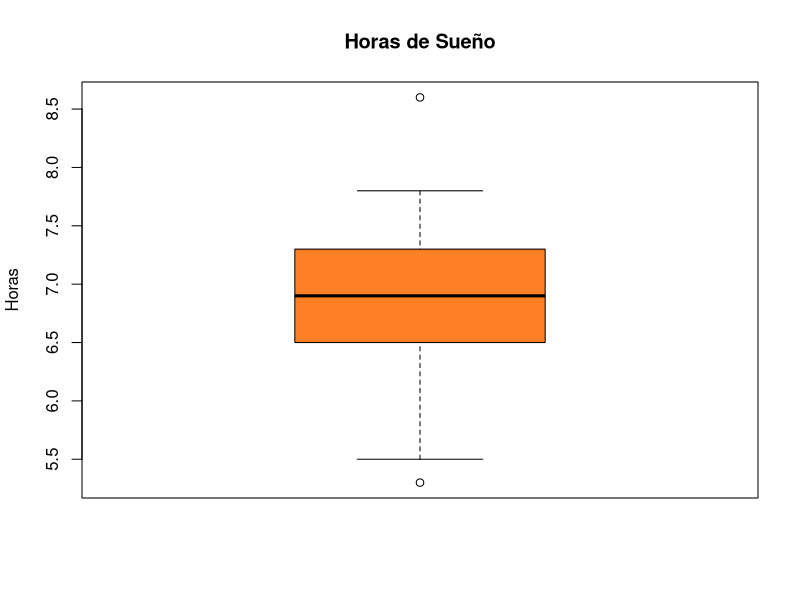

Here is the R script that generated this plot:
#Laboratorio 2. Intervalos de Confianza
#Estudiantes:
# José Barrera  15-10123
# Carlos Sivira 15-11377

####################################################################
#Pregunta 1

#Almacenamos los datos a analizar
data1 <- c(6.9, 7.6, 6.5, 6.2, 5.3,
           7.8, 7.0, 5.5, 7.6, 6.7,
           7.3, 6.6, 7.1, 6.9, 6.0,
           6.8, 6.5, 7.2, 5.8, 8.6,
           7.6, 7.1, 6.0, 7.2, 7.7)

#Datos para el análisis descriptivo
summary(data1)

sd(data1)

#Graficamos para apoyar nuestro análisis
boxplot(data1, 
        ylab = 'Horas', 
        main='Horas de Sueño', 
        col = 'chocolate1')

#hist(data1, 
#        ylab = 'Horas', 
#        main='Horas de Sueño', 
#        col = 'aquamarine2')

#qqnorm(data1, main='Horas de Sueño')
#qqline(data1)

#Calculamos el intervalo de confianza
#de 78% para la media
t.test(data1, conf.level = 0.78)$conf.int

####################################################################
#Pregunta 2
#Datos del problema 2
#data2 <- c(15, 16, 14, 15, 17, 18, 19, 15, 13, 12, 11, 13, 11, 9, 10, 10)
#Definicion de la matriz y sus respectivos headers por columna
#dataMatrix <- matrix(data2, nrow=8)
#colnames(dataMatrix) <- c("Método I", "Método II")

#------------------------------Seccion 1------------------------------
#Obtencion del summary
#summary(dataMatrix)
#Calculo del coeficiente de variacion para cada columna
#sd(dataMatrix[, 1]) / mean(dataMatrix[,1])
#sd(dataMatrix[, 2]) / mean(dataMatrix[,2])
#Muestra de las graficas
#par(mfrow=c(3,2))
#hist(dataMatrix[,1], ylab = 'Cantidad de ciclistas', main='Tiempos por ciclisas Método I', col = 'green')
#hist(dataMatrix[,2], ylab = 'Cantidad de ciclistas', main='Tiempos por ciclisas Método II', col = 'green')
#qqnorm(dataMatrix[,1])
#qqline(dataMatrix[,1])#Metodo 1
#qqnorm(dataMatrix[,2])
#qqline(dataMatrix[,2])#Metodo 2
#boxplot(dataMatrix, ylab = 'Tiempos', main='Tiempos por ciclisas en ambos métodos', col = 'green')

#------------------------------Seccion 2------------------------------
#var.test(dataMatrix[,1], dataMatrix[,2])$conf.int
#t.test (dataMatrix[,1], dataMatrix[,2], var.equal = T, conf.level = 0.95 )$conf.int

#------------------------------Seccion 3------------------------------
#var(dataMatrix[,1]) - var(dataMatrix[,2])
####################################################################
